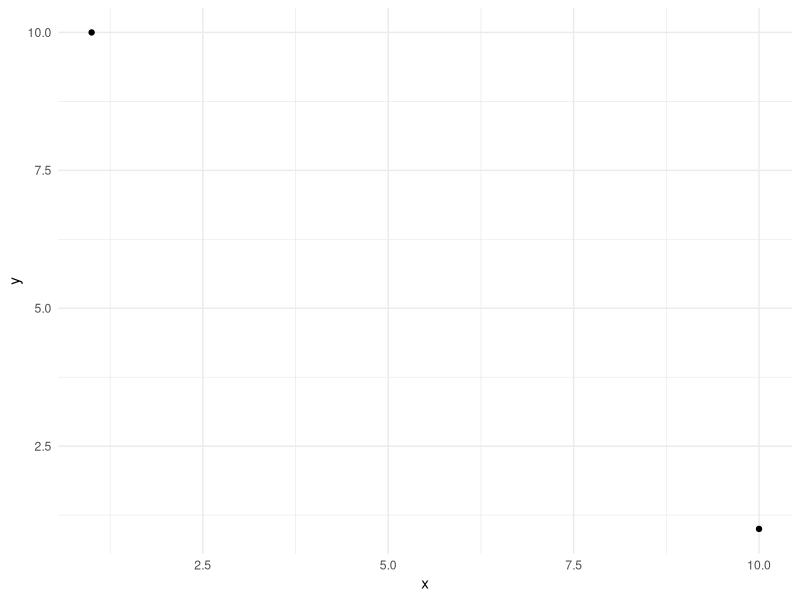
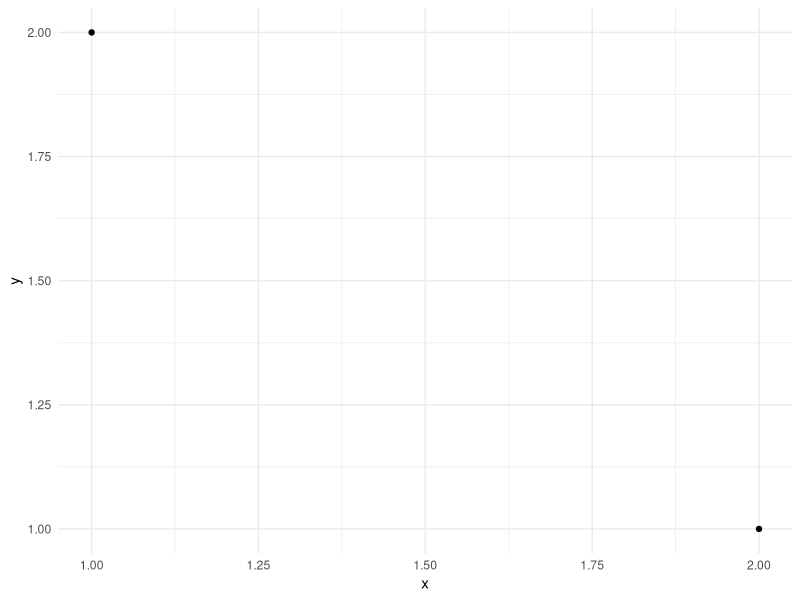
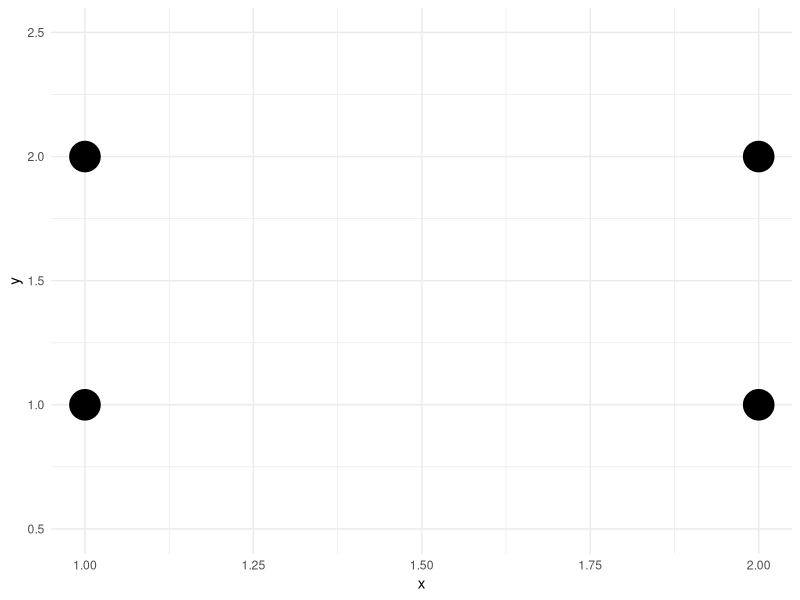
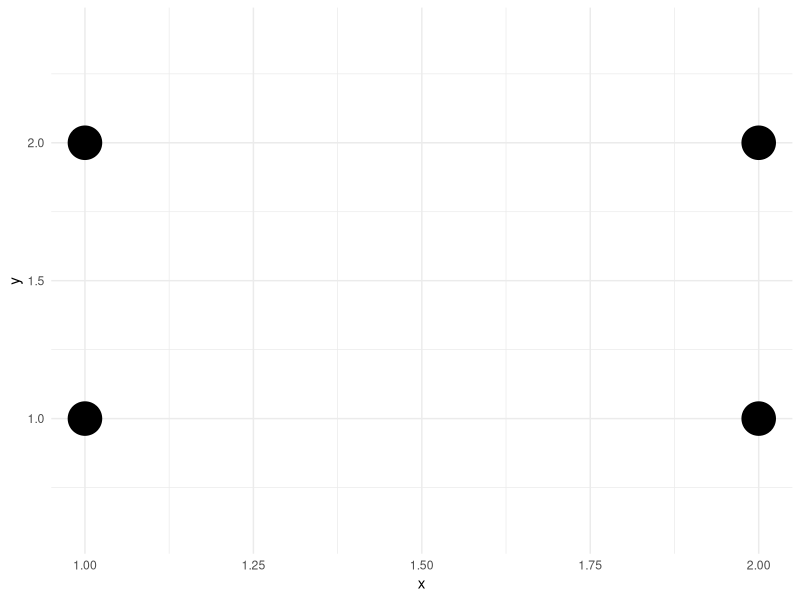
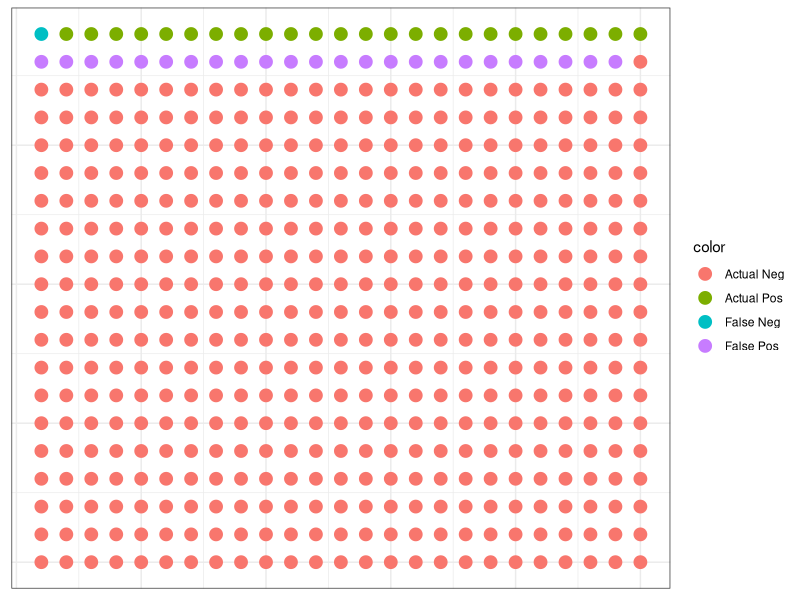
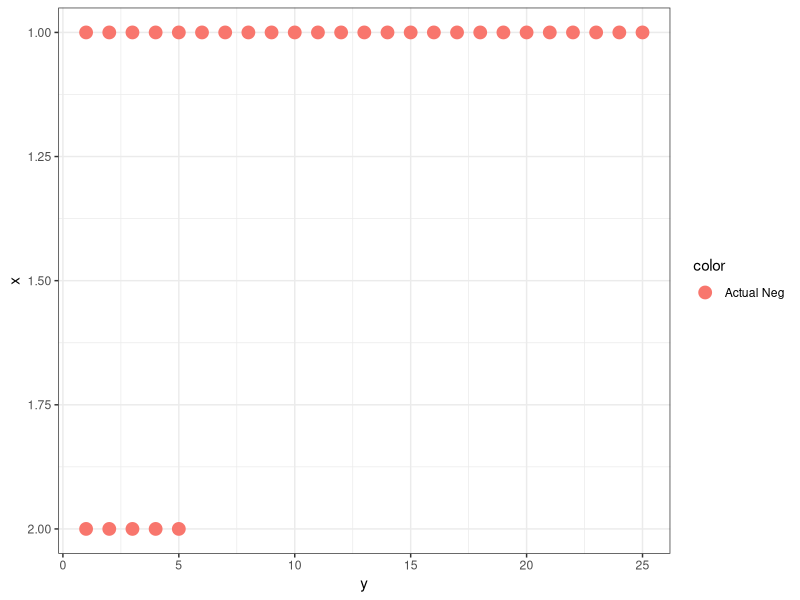

Reproduce these figures in R, in order.
## ---- chunk 1
library(ggplot2)
library(tidyverse)
## ---- chunk 2
dd <- tibble(x = c(1,10), y = c(10,1))
ggplot(dd) + geom_point(aes(x,y)) + theme_minimal()
## ---- chunk 3
dd <- tibble(x = c(1,2), y = c(2,1))
ggplot(dd) + geom_point(aes(x,y)) + theme_minimal()
## ---- chunk 4
dd <- tibble(x = c(1,2,2,1), y = c(2,1,2,1))
ggplot(dd) + geom_point(aes(x,y), size = 10) + ylim(c(0.5,2.5)) + theme_minimal()
## ---- chunk 5
dd <- tibble(x = c(1,2,2,1), y = c(2,1,2,1))
ggplot(dd) + geom_point(aes(x,y), size = 11) + ylim(c(0.6,2.4)) + theme_minimal()
## ---- chunk 6
df_sensi <- full_join(
  tibble(x = 1:20, color = 'Actual Neg'),    
  tibble(y = 1:25, color = 'Actual Neg'),
  by = 'color')

# At 5% infection rate,
# Positive 500 * 5% = 25 = Actual Pos (24 at 95%) + False Neg (1 at 5%)
# Negative 500 * 95% = 475 = Actual Neg (451 at 95%) + False Pos (24 at 5%)
if (TRUE) {
df_sensi['color'] <- c(rep('False Neg', 1),
                       rep('Actual Pos', 24),
                       rep('False Pos', 24),
                       rep('Actual Neg', 500 - 1 - 24 - 24))
}

ggplot(df_sensi) +  
  geom_point(aes(x, y, colour = color), 
             size = 4, shape="circle") +
  theme_bw() + 
  theme(axis.title.x=element_blank(), axis.title.y=element_blank(),
        axis.line=element_blank(),axis.text.x=element_blank(),
        axis.text.y=element_blank(),axis.ticks=element_blank()) +
  coord_flip() + scale_x_reverse()
## ---- chunk 7
df_sensi <- full_join(
  tibble(x = 1:2, color = 'Actual Neg'),    
  tibble(y = 1:25, color = 'Actual Neg'),
  by = 'color') %>%
  filter((x - 1) * 25 + y <= 30)

ggplot(df_sensi) +  
  geom_point(aes(x, y, colour = color), 
             size = 4, shape="circle") +
  theme_bw() + coord_flip() + scale_x_reverse()
